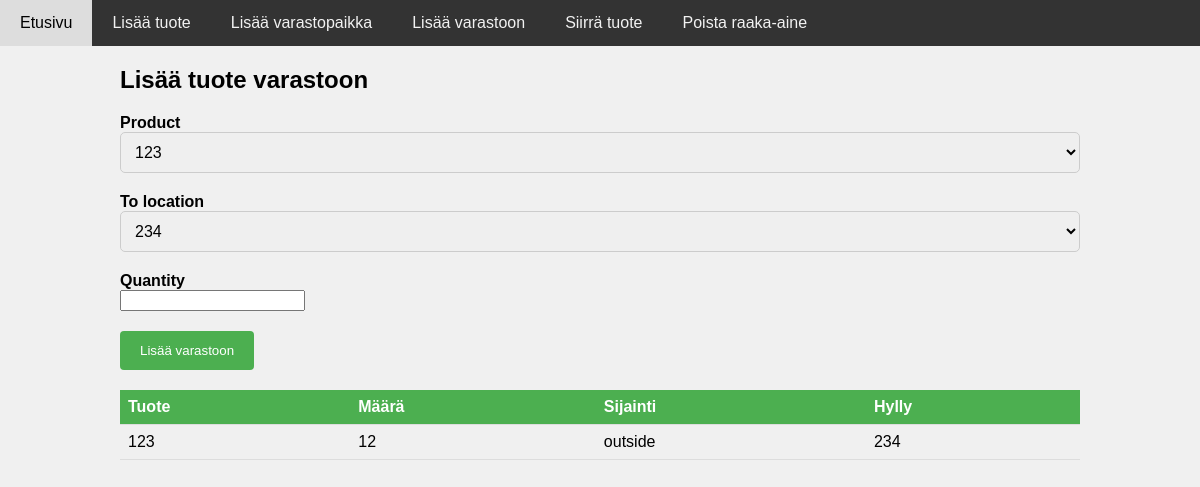
The app's page /add_stock, older data.
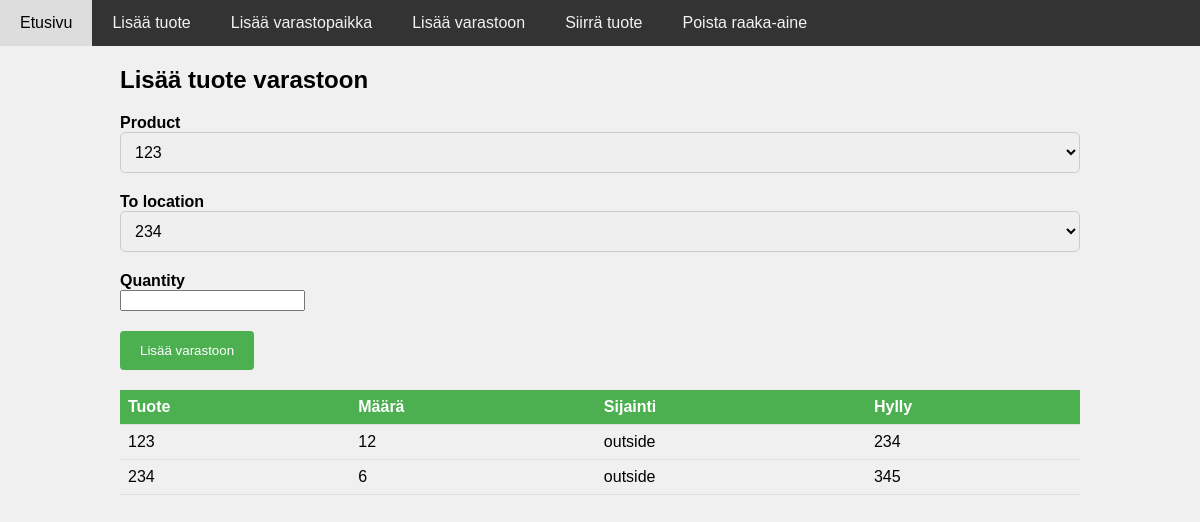
The same page, newer data.
### app/models.py (models this page shows)
class Stock(db.Model):
    id = db.Column(db.Integer, primary_key=True)
    timestamp = db.Column(db.DateTime, nullable=False, default=datetime.utcnow)
    quantity = db.Column(db.Integer, nullable=False)
    product_id = db.Column(db.Integer, db.ForeignKey('product.id'))
    location_id = db.Column(db.Integer, db.ForeignKey('location.id'))
    product = db.relationship('Product', back_populates='stocks')
    location = db.relationship('Location', back_populates='stocks')

class Product(db.Model):
    id = db.Column(db.Integer, primary_key=True)
    description = db.Column(db.String(100), nullable=False, unique=True)
    category = db.Column(db.String(20), nullable=False)
    mancode = db.Column(db.String(50), nullable=True, unique=True)
    usercode = db.Column(db.String(50), nullable=True, unique=True)
    locations = db.relationship('Location', back_populates='product')
    stocks = db.relationship('Stock', back_populates='product')

class Location(db.Model):
    id = db.Column(db.Integer, primary_key=True)
    shelf = db.Column(db.String(20), nullable=False, unique=True)
    type = db.Column(db.String(20), nullable=False)
    quantity = db.Column(db.Integer, nullable=True, default=0)
    timestamp = db.Column(db.DateTime, nullable=True, default=datetime.utcnow, onupdate=False)
    product_id = db.Column(db.Integer, db.ForeignKey('product.id'))
    product = db.relationship('Product', back_populates='locations')
    stocks = db.relationship('Stock', back_populates='location')

### app/views.py (the view, shortened to what this page needs)
@main.route('/add_stock', methods=['GET', 'POST'])
def add_stock():
    stocks = Stock.query.all()
    return render_template('add_stock.html', form=Form(), stocks=stocks)

### app/forms.py (called while the page is built)
def get_locations():
    return Location.query.all()

def get_products():
    return Product.query.all()

### templates/add_stock.html (shortened to what this page needs)
{% extends 'base.html' %}
{% block content %}
  <h2>Lisää tuote varastoon</h2>
  <form method="POST" action="">
    <div class="form-group">
      {{ form.search_product.label }} {{ form.search_product(class="form-control") }}
    </div>
    <div class="form-group">
        {{ form.to_location.label }} {{ form.to_location(class="form-control") }}
      </div>
    <div class="form-group">
      {{ form.quantity.label }} {{ form.quantity(class="form-control") }}
    </div>
    <div class="form-group">
      <input type="submit" value="Lisää varastoon" class="btn btn-primary">
    </div>
  </form>
  <table class="table">
    <thead>
      <tr>
        <th>Tuote</th>
        <th>Määrä</th>
        <th>Sijainti</th>
        <th>Hylly</th>
      </tr>
    </thead>
    <tbody>
      {% for stock in stocks %}
        <tr>
          <td>{{ stock.product.description }}</td>
          <td>{{ stock.quantity }}</td>
          <td>{{ stock.location.type }}</td>
          <td>{{ stock.location.shelf }}</td>
        </tr>
      {% endfor %}
    </tbody>
  </table>
{% endblock %}

Row changes from the older to the newer data that the page shows:
added Stock: product.description "234", quantity "6", location.type "outside", location.shelf "345"
